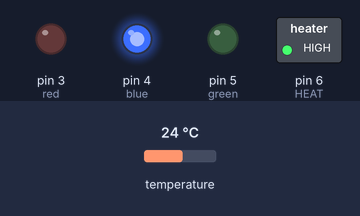
Bench run of a sketch on a simulated Arduino Uno, built with avr-gcc and run on an emulated ATmega328P. On the bench: switched loads named in the sketch (green lamp = pin HIGH), output pins drawn as LEDs (lit = HIGH). The inputs (shaded band) are chosen by the test bench; at power-on: temperature 24 °C. What the sketch prints to the serial monitor is not drawn.

Above: at 1.8 s.
1.9 s: temperature set to 31.4 °C
3.4 s: temperature set to 32.9 °C
At 3.8 s:
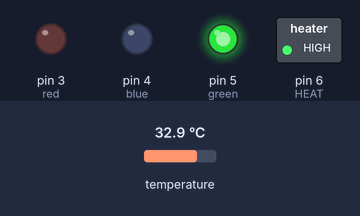
4.9 s: temperature set to 35.9 °C
6.9 s: temperature set to 37.1 °C
At 9.1 s:
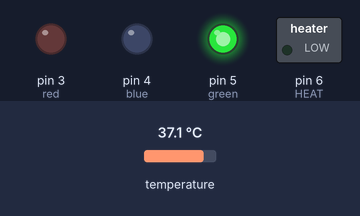
9.4 s: temperature set to 38.4 °C
At 11.3 s:
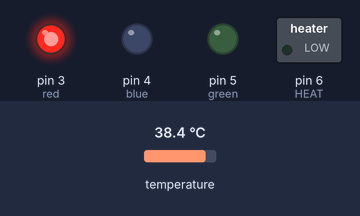
11.6 s: temperature set to 12 °C
At 13.4 s:
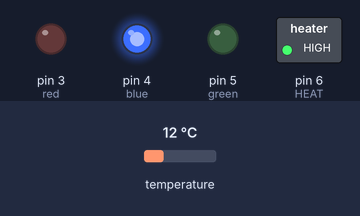
Timing chart, 0 to 14.9 s (numbered marks = the images above; inputs shaded):
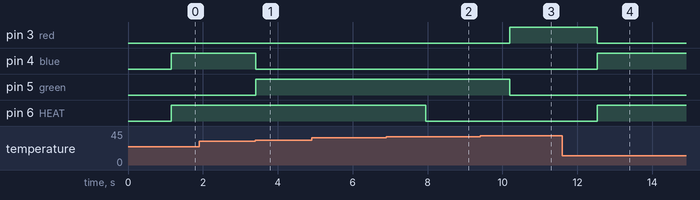

The sketch:

recepticleTempController.ino
```cpp
//33.8889 to 37.7778 is 93-100 healthy range

/********************************************************************/
// First we include the libraries
#include <OneWire.h>
#include <DallasTemperature.h>
/********************************************************************/
// Data wire is plugged into pin 2 on the Arduino
#define ONE_WIRE_BUS 2
/********************************************************************/
// Setup a oneWire instance to communicate with any OneWire devices
// (not just Maxim/Dallas temperature ICs)
OneWire oneWire(ONE_WIRE_BUS);
/********************************************************************/
// Pass our oneWire reference to Dallas Temperature.
DallasTemperature sensors(&oneWire);
/********************************************************************/
void setup(void)
{
//setup LED IO
 pinMode(3, OUTPUT);//red
      pinMode(4, OUTPUT);//blue
          pinMode(5, OUTPUT);//green
           pinMode(6, OUTPUT);//HEAT


 // start serial port
 Serial.begin(9600);
 Serial.println("Dallas Temperature IC Control Library Demo");
 // Start up the library
 sensors.begin();
}
void loop(void)
{

 // call sensors.requestTemperatures() to issue a global temperature
 // request to all devices on the bus
/********************************************************************/
 Serial.print(" Requesting temperatures...");
 sensors.requestTemperatures(); // Send the command to get temperature readings
 Serial.println("DONE");
/********************************************************************/
 Serial.print("Temperature is: ");
 Serial.print(sensors.getTempCByIndex(0)); // Why "byIndex"?
   // You can have more than one DS18B20 on the same bus.
   // 0 refers to the first IC on the wire
   delay(300);

if(sensors.getTempCByIndex(0)>37.7778){
  digitalWrite(3, HIGH);   // Red/hot
  digitalWrite(4, LOW);   // BLUE
  digitalWrite(5, LOW);   // GREEN
  digitalWrite(6, LOW);   // HEAT
}

if((sensors.getTempCByIndex(0)>36.666)&(sensors.getTempCByIndex(0)<37.7778)){
  digitalWrite(3, LOW);   // Red/hot
  digitalWrite(4, LOW);   // BLUE
  digitalWrite(5, HIGH);   // GREEN
  digitalWrite(6, LOW);   // HEAT
}


if((sensors.getTempCByIndex(0)>32.222)&(sensors.getTempCByIndex(0)<36.6666)){
  digitalWrite(3, LOW);   // Red/hot
  digitalWrite(4, LOW);   // BLUE
  digitalWrite(5, HIGH);   // GREEN
  digitalWrite(6, HIGH);   // HEAT
}


if(sensors.getTempCByIndex(0)<32.222){
  digitalWrite(3, LOW);   // Red/hot
  digitalWrite(4, HIGH);   // BLUE
  digitalWrite(5, LOW);   // GREEN
  digitalWrite(6, HIGH);   // HEAT
}


}
```

Measured:
- the behaviour switches between 32.2 and 32.3 °C on temperature (found by bisection; images 0 and 1)
- the behaviour switches between 36.6 and 36.7 °C on temperature (found by bisection; images 1 and 2)
- the behaviour switches between 37.8 and 37.9 °C on temperature (found by bisection; images 2 and 3)
- after the input at 1.9 s, every drawn part: stays the same
- after the input at 3.4 s, pin 4 (blue): HIGH → LOW at once; pin 5 (green): LOW → HIGH at once
- after the input at 4.9 s, every drawn part: stays the same
- after the input at 6.9 s, pin 6 (HEAT): HIGH → LOW after 1.0 s
- after the input at 9.4 s, pin 3 (red): LOW → HIGH after 0.80 s; pin 5 (green): HIGH → LOW after 0.80 s
- after the input at 11.6 s, pin 3 (red): HIGH → LOW after 0.94 s; pin 4 (blue), pin 6 (HEAT): LOW → HIGH after 0.94 s
